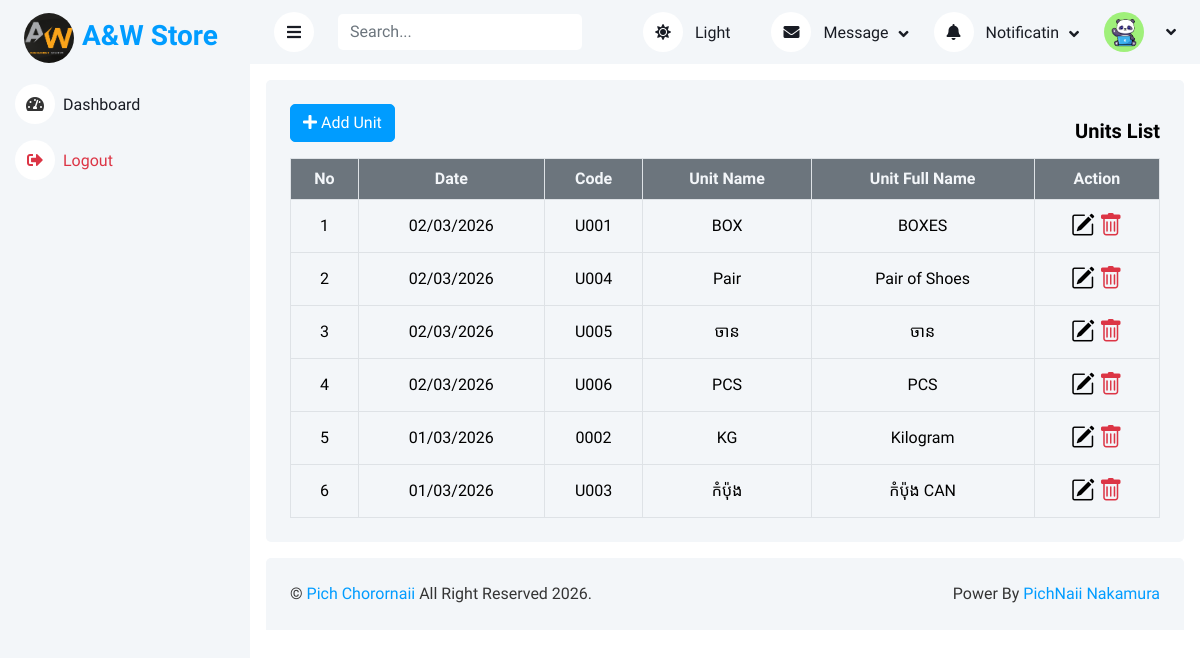
Screenshot of /admin/supplier.php with the database file from the repository.
### tables this page shows
CREATE TABLE `configurations` (
  `id` int(11) NOT NULL,
  `slideshow` int(11) NOT NULL,
  `product` int(11) NOT NULL,
  `category` int(11) NOT NULL,
  `page` int(11) NOT NULL,
  `user` int(11) NOT NULL,
  `report` int(11) NOT NULL,
  `setting` int(11) NOT NULL,
  `user_delete` int(11) NOT NULL,
  `user_edit` int(11) NOT NULL,
  `theme` tinyint(1) NOT NULL,
  `theme_color` int(11) NOT NULL,
  `productprefix` varchar(11) NOT NULL,
  `sidebar_color` varchar(11) NOT NULL,
  `body_color` varchar(11) NOT NULL,
  `bg_color` varchar(11) NOT NULL
);

CREATE TABLE `units` (
  `id` int(11) NOT NULL,
  `code` varchar(100) NOT NULL,
  `name` varchar(200) NOT NULL,
  `full_name` varchar(255) DEFAULT NULL,
  `created_date` date DEFAULT NULL
);

### admin/action/UnitAction.php (called while the page is built, shortened)
<?php
    include 'include/dbconnection.php';
    $units = $conn->query("SELECT * FROM units ORDER BY created_date DESC");
?>

### admin/supplier.php (the view, shortened to what this page needs)
<?php include 'action/UnitAction.php'; ?>
<!DOCTYPE html>
<html lang="en">
<?php include "include/header.php"?>
<body>
    <div class="position-relative bg-white d-flex p-0">
		<?php include "include/sidebar.php"?>
        <div class="content">
            <?php include "include/navbar.php"?>
            <div class="container-fluid pt-3 px-3">
                <div class="bg-light text-center rounded p-4">
                    <div class="d-flex align-items-center justify-content-between mb-0">
                        <button type="button" class="btn btn-primary mb-3" data-bs-toggle="modal" data-bs-target="#addUnit">
                            <i class="fas fa-plus"></i> Add Unit
                        </button>
                        <h5 class="mb-0 fw-bold text-title">Units List</h5>
                    </div>
                    <div class="table-responsive">
                        <table class="table text-start align-middle table-bordered table-hover mb-0">
                            <thead>
                                <tr class="bg-secondary text-light text-center">
                                    <th>No</th>
                                    <th>Date</th>
                                    <th>Code</th>
                                    <th>Unit Name</th>
                                    <th>Unit Full Name</th>
                                    <th>Action</th>
                                </tr>
                            </thead>
                            <tbody class="text-title">
                                <?php
                                    if($units->num_rows > 0) {
                                        $i = 1;
                                        while($row = $units->fetch_assoc()) {
                                        ?>
                                        <tr>
                                            <td class="text-center"><?= $i++ ?></td>
                                            <td class="text-center"><?= date('d/m/Y', strtotime($row['created_date'])) ?></td>
                                            <td class="text-center"><?= $row['code'] ?></td>
                                            <td class="text-center"><?= $row['name'] ?></td>
                                            <td class="text-center"><?= $row['full_name'] ?></td>
                                            <td class="text-center">
                                                <a class="edit-btn"
                                                    data-bs-toggle="modal"
                                                    data-bs-target="#editUnit"
                                                    data-id="<?= $row['id'] ?>"
                                                    data-created_date="<?= $row['created_date'] ?>"
                                                    data-code="<?= $row['code'] ?>"
                                                    data-name="<?= $row['name'] ?>"
                                                    data-fullname="<?= $row['full_name'] ?>"
                                                >
                                                    <i class="bi bi-pencil-square cursor-pointer fs-4 text-title"></i>
                                                </a>
                                                <a class="delete-btn" data-bs-toggle="modal" data-bs-target="#deleteUnit" data-id="<?= $row['id'] ?>">
                                                    <i class="bi bi-trash text-danger cursor-pointer fs-4"></i>
                                                </a>
                                            </td>
                                        </tr>
                                    <?php } } else { ?>
                                        <tr>
                                            <td colspan="6" class="text-center">No Units Found</td>
                                        </tr>
                                    <?php } ?>
                            </tbody>
                        </table>
                    </div>
                </div>
            </div>
            <?php include "include/footer.php"?>
		</div>
	</div>
</body>
</html>

### admin/css/style.css (style rules this page uses)
:root { --primary: #009cff; --light: #f3f6f9; --white: #ffffff; --dark: #191c24; }
.btn { transition: 0.5s; }
.btn.btn-primary { color: #ffffff; }
.content { margin-left: 250px; min-height: 100vh; background: var(--bg-content); transition: 0.5s; }
@media (min-width: 992px) { .content { width: calc(100% - 200px); } }
.text-title { color: var(--text-title); }

### rows the page displays
units: created_date "02/03/2026", code "U001", name "BOX", full_name "BOXES"
units: created_date "02/03/2026", code "U004", name "Pair", full_name "Pair of Shoes"
units: created_date "02/03/2026", code "U005", name "ចាន", full_name "ចាន"
units: created_date "02/03/2026", code "U006", name "PCS", full_name "PCS"
units: created_date "01/03/2026", code "0002", name "KG", full_name "Kilogram"
units: created_date "01/03/2026", code "U003", name "កំប៉ុង", full_name "កំប៉ុង CAN"
